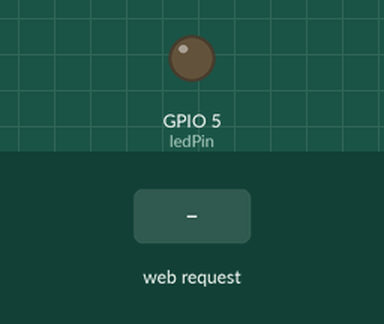
A sketch run on a simulated ESP32. Parts: output pins drawn as LEDs (lit = HIGH). The inputs (shaded band) are chosen by the test bench. WiFi joins after 1.5 s; servers stay silent unless stated; what the sketch prints to the serial monitor is not drawn.

Above: at 2.7 s.
2.8 s: HTTP request GET /on received
At 3.2 s:
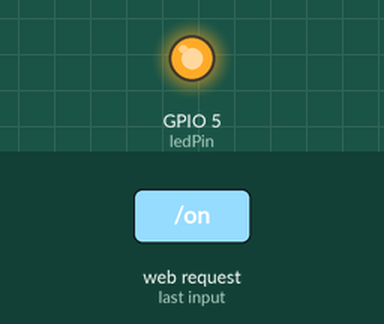
4.3 s: HTTP request GET /off received
At 5.5 s:
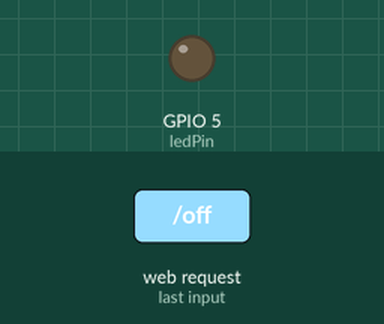
Timing chart, 0 to 7.3 s (numbered marks = the images above; inputs shaded):
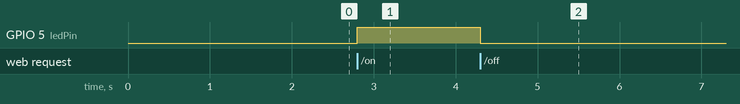

Measured:
- after the input at 2.8 s, GPIO 5 (ledPin): LOW → HIGH at once
- after the input at 4.3 s, GPIO 5 (ledPin): HIGH → LOW at once

The sketch:

task_2_1_2.ino
```cpp
#include <WiFi.h>
#include <WebServer.h>

// --- Wi-Fi Credentials ---
const char* ssid = "instiwifi";
#define EAP_IDENTITY "rollno"   //  (usually the same as username)
#define EAP_USERNAME "rollno"
#define EAP_PASSWORD "passwrd"

// --- Hardware Setup ---
const int ledPin = 5; // Built-in LED on most ESP32 boards

// Create the web server on port 80
WebServer server(80);

// --- The HTML Webpage ---
// We use R"rawliteral(...)rawliteral" so we don't have to escape every single quote in the HTML
const char* htmlPage = R"rawliteral(
<!DOCTYPE html>
<html>
<head>
  <title>ESP32 LED Control</title>
  <meta name="viewport" content="width=device-width, initial-scale=1">
  <style>
    body { font-family: Arial; text-align: center; margin-top: 50px; }
    button { padding: 15px 32px; font-size: 24px; margin: 10px; cursor: pointer; }
    .btn-on { background-color: #4CAF50; color: white; border: none; }
    .btn-off { background-color: #f44336; color: white; border: none; }
  </style>
</head>
<body>
  <h1>ESP32 Control Panel</h1>
  <p>LED is ready.</p>
  <a href="/on"><button class="btn-on">TURN ON</button></a>
  <a href="/off"><button class="btn-off">TURN OFF</button></a>
</body>
</html>
)rawliteral";

void setup() {
  Serial.begin(115200);
  pinMode(ledPin, OUTPUT);
  digitalWrite(ledPin, LOW); // Start with LED off

  // --- Connect to Wi-Fi ---
  Serial.println("Connecting to network...");
  WiFi.disconnect(true);
  WiFi.mode(WIFI_STA);
  WiFi.begin(ssid, WPA2_AUTH_PEAP, EAP_IDENTITY, EAP_USERNAME, EAP_PASSWORD);

  while (WiFi.status() != WL_CONNECTED) {
    delay(500);
    Serial.print(".");
  }

  Serial.println("\nWiFi connected!");
  Serial.print("Go to this IP address in your browser: ");
  Serial.println(WiFi.localIP());

  // --- Setup Web Server Routes ---

  // 1. When someone visits the main IP address, show the webpage
  server.on("/", []() {
    server.send(200, "text/html", htmlPage);
  });

  // 2. When someone clicks "TURN ON"
  server.on("/on", []() {
    digitalWrite(ledPin, HIGH); // Turn LED on
    server.send(200, "text/html", htmlPage); // Reload the page
  });

  // 3. When someone clicks "TURN OFF"
  server.on("/off", []() {
    digitalWrite(ledPin, LOW); // Turn LED off
    server.send(200, "text/html", htmlPage); // Reload the page
  });

  // Start the server
  server.begin();
  Serial.println("Web server started!");
}

void loop() {
  // This line keeps the server listening for incoming requests from your phone
  server.handleClient();
}
```
